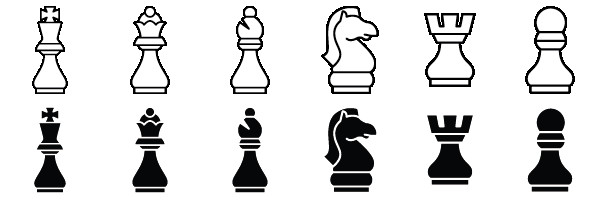
#> input picture assets/chess_pieces.png, 600 x 200 px
$ python chesscv_test.py
#> lines starting #> are read from the running program, lines starting #| are printed output that depends on the picture; pictures that were not available may be replaced by others from this repository, and a replacement may not be noted
### computer_vision/chess_cv.py
import chess
import cv2
import numpy as np
import sys


class ccv:
    def __init__(self, square_width, board_size, cam_height, cam_width, fps,
                 webcam=True, cam_number=0, input_video=None, write_video=False, output_video=None, chess_icons=None,
                 draw_info=False,
                 cam_mat='../camera_calibration/camera_matrix.csv', dist_coeff='../camera_calibration/dist_coeff.csv',
                 select_color=(255, 0, 255, 100), attack_color=(0, 0, 255, 100), move_color=(51, 255, 255, 100)):
        # read in camera matrix and distortion coefficients
#> called with square_width = 17, board_size = 7, cam_height = 480, cam_width = 640, fps = 30, webcam = False, cam_number = 0, input_video = '../test_videos/480_Aruco_Board.mp4'
        self.got_video = None
        cam_mat_file = open(cam_mat, 'rb')
#> (reads camera_calibration/camera_matrix.csv from the repository)
        dist_coeff_file = open(dist_coeff, 'rb')
#> (reads camera_calibration/dist_coeff.csv from the repository)
        # read matrices from file
        self.K = np.loadtxt(cam_mat_file, delimiter=',')
        self.dist_coeffs = np.loadtxt(dist_coeff_file, delimiter=',')
        # close files
        cam_mat_file.close()
        dist_coeff_file.close()
        self.fps = fps

        # read in and process chess icons
        self.icons = self.readIcons(chess_icons)

        # store debug parameter
        self.draw_info = draw_info

        # stores board parameters
        self.square_width = square_width
        self.board_size = board_size
        # stores the corners of the board in world coordinates
        self.corners_world = np.array([[square_width, square_width, 0],
                                       [square_width, board_size * square_width, 0],
                                       [board_size * square_width, square_width, 0],
                                       [board_size * square_width, board_size * square_width, 0]], dtype=np.float32)
        # stores the corners of the board in a (board_size + 1) * 100 x (board_size + 1) * 100 orthophoto
        self.corners_ortho = np.array([[100, 100],
                                       [100 * board_size, 100],
                                       [100, 100 * board_size],
                                       [100 * board_size, 100 * board_size]], dtype=np.float32)
        self.outer_corners = None
        # creates and populates an array of labels for the squares on the chess board
        self.squares = np.chararray((board_size + 1, board_size + 1, 2), itemsize=2)
        self.gen_spaces()

        # stores camera parameters
        self.cam_height = cam_height
        self.cam_width = cam_width
        # creates video writer if write_video flag is True
        self.write_video = write_video
        if write_video:
            fourcc = cv2.VideoWriter_fourcc('m', 'p', '4', 'v')
            self.videoWriter = cv2.VideoWriter(output_video, fourcc=fourcc, fps=self.fps, frameSize=(cam_width, cam_height))
        # streams video from webcam if webcam flag is true - else, streams video from local video file
        if webcam:
            self.video_capture = cv2.VideoCapture(cam_number)  # Open video capture object
            self.video_capture.set(cv2.CAP_PROP_FRAME_WIDTH, cam_width)  # set cam width
            self.video_capture.set(cv2.CAP_PROP_FRAME_HEIGHT, cam_height)  # set cam height
        else:
            self.video_capture = cv2.VideoCapture(input_video)  # Open video capture object

        # stores bgr images and attempts to pull a frame from video_capture device
        self.bgr_image = None
        self.bgr_display = None
        self.target_display = None
        self.next_frame()
        if not self.got_video:
            print("Cannot read video source")

        self.material_dim = 20
        start = int((self.cam_height - 16 * self.material_dim) / 2)
        self.material_bar = [[(10, start), (30, self.cam_height - start)],
                             [(self.cam_width - 10 - self.material_dim, start),
                              (self.cam_width - 10, self.cam_height - start)]]
        self.captured_pieces = []

        self.icon_dict = {
            'K': [0, 0],
            'k': [1, 0],
            'Q': [0, 1],
            'q': [1, 1],
            'B': [0, 2],
            'b': [1, 2],
            'N': [0, 3],
            'n': [1, 3],
            'R': [0, 4],
            'r': [1, 4],
            'P': [0, 5],
            'p': [1, 5]}

        self.select_color = select_color
        self.attack_color = attack_color
        self.move_color = move_color

    def readIcons(self, chess_icons):
        # read icons in the order: K, Q, B, N, R, P
#> called with chess_icons = '../assets/chess_pieces.png'
        icon_map = cv2.imread(chess_icons, cv2.IMREAD_UNCHANGED)
#> icon_map is the input picture: shape (200, 600, 4); mean B, G, R, A 220.9, 220.8, 220.6, 66.1
        white_pieces = []
        black_pieces = []

        for i in range(0, 600, 100):
            white_piece = icon_map[0:100, i:i + 100, :]
            black_piece = icon_map[100:200, i:i + 100, :]
            white_pieces.append(white_piece)
            black_pieces.append(black_piece)
#> this loop made 6 passes
#> pass 1, in readIcons, `white_piece = icon_map[0:100, i:i + 100, :]`:
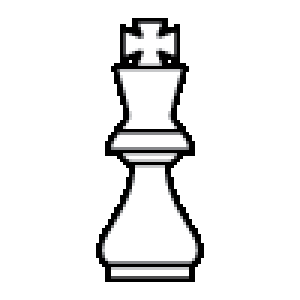
#> white_piece: shape (100, 100, 4) (shown 3 times larger); mean B, G, R, A 236.9, 236.8, 236.8, 49.9
#> pass 1, in readIcons, `black_piece = icon_map[100:200, i:i + 100, :]`:
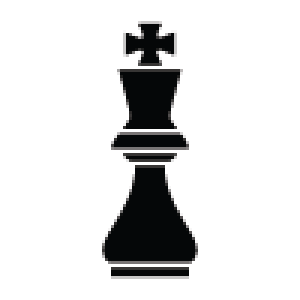
#> black_piece: shape (100, 100, 4) (shown 3 times larger); mean B, G, R, A 220.9, 220.8, 220.6, 49.9
#> pass 2, in readIcons, `white_piece = icon_map[0:100, i:i + 100, :]`:
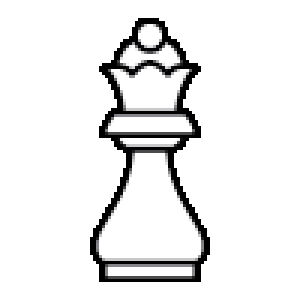
#> white_piece: shape (100, 100, 4) (shown 3 times larger); mean B, G, R, A 235.1, 235, 235, 56.4
#> pass 2, in readIcons, `black_piece = icon_map[100:200, i:i + 100, :]`:
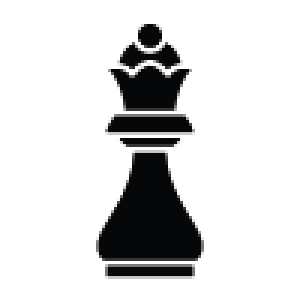
#> black_piece: shape (100, 100, 4) (shown 3 times larger); mean B, G, R, A 216.2, 216, 215.8, 56.4
#> after the loop, black_pieces = 6 items; white_pieces = 6 items
#> in __init__, `self.icons = self.readIcons(chess_icons)`: self.icons = 2 items

        white_pieces = np.array(white_pieces)
        black_pieces = np.array(black_pieces)

        return [white_pieces, black_pieces]

    def next_frame(self):  # pulls frames from
        if self.bgr_display is not None:
            if self.write_video:
                self.videoWriter.write(self.bgr_display[:,:,:3])

        self.got_video, self.bgr_image = self.video_capture.read()
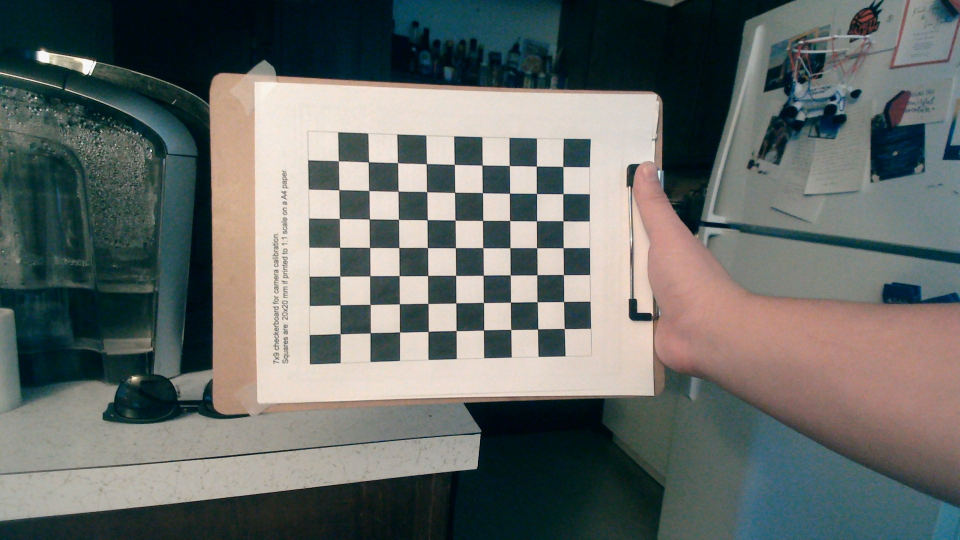
#> input picture camera_calibration/cam_images/WIN_20211029_16_38_40_Pro.jpg, 1920 x 1080 px, given in place of 480_Aruco_Board.mp4, which was not available (shown at 1/2 size)
#> self.bgr_image is the input picture: shape (1080, 1920, 3); mean B, G, R 104.3, 107.4, 102.5
        self.bgr_display = np.copy(self.bgr_image)

        if not self.got_video:
            return None
        else:
            # Returns homography from camera to world coordinates if chess board and aruco marker are detected
            gotHomography, H = self.find_board_homography()
            if gotHomography:
                return H[0:3][:]
            else:
                return None

    # [8 lines left out: function find_pose, not called in this run]

    def find_board_homography(self):
        global outerCorners
        aruco_dict = cv2.aruco.getPredefinedDictionary(cv2.aruco.DICT_4X4_100)
        aruco_corners, ids, _ = cv2.aruco.detectMarkers(
            image=self.bgr_image,
            dictionary=aruco_dict
        )
#> aruco_corners = (); ids = None
        ret_val, corners = cv2.findChessboardCorners(image=self.bgr_image,
                                                     patternSize=(self.board_size, self.board_size))
#> ret_val = False; corners = None

        if ret_val and ids is not None:
            corners = order_points(corners, aruco_corners[0])
            self.outer_corners = np.array(
                [[corners[0][0][0], corners[0][0][1]],  # Finds the outer corners of the findChessBoardCorners points
                 [corners[self.board_size - 1][0][0], corners[self.board_size - 1][0][1]],
                 [corners[self.board_size ** 2 - self.board_size][0][0],
                  corners[self.board_size ** 2 - self.board_size][0][1]],
                 [corners[self.board_size ** 2 - 1][0][0], corners[self.board_size ** 2 - 1][0][1]]], dtype=np.float32)

            gotPose, rvec, tvec = self.find_pose(self.outer_corners)  # Find homography and draw
            if gotPose:
                R = cv2.Rodrigues(rvec)
                return True, np.block([[R[0], tvec], [0, 0, 0, 1]])
            else:
                return False, None
        else:
            return False, None

    # Generates a 2D array of board spaces A1-H8
    def gen_spaces(self):
        for i in range(self.board_size + 1):
            for j in range(self.board_size + 1):
                self.squares[i][j][0] = str(chr(97 + j)) + str(i + 1)

    # [150 lines left out: functions draw_spaces_and_origin, click, overlay_transparent, add_pieces_to_board, show_image, draw_captured_pieces, not called in this run]


def closest(lst, K):
    return lst[min(range(len(lst)), key=lambda i: abs(lst[i] - K))]


# [19 lines left out: function order_points, not called in this run]

### game_flow/game.py
# C. H. E. S. S.
# game loop here

import chess
import game_flow.player as player
import numpy as np


class Game:

    # Initialize the game
    def __init__(self):
#> (the run stopped early here; a loop or call above may not have finished)
